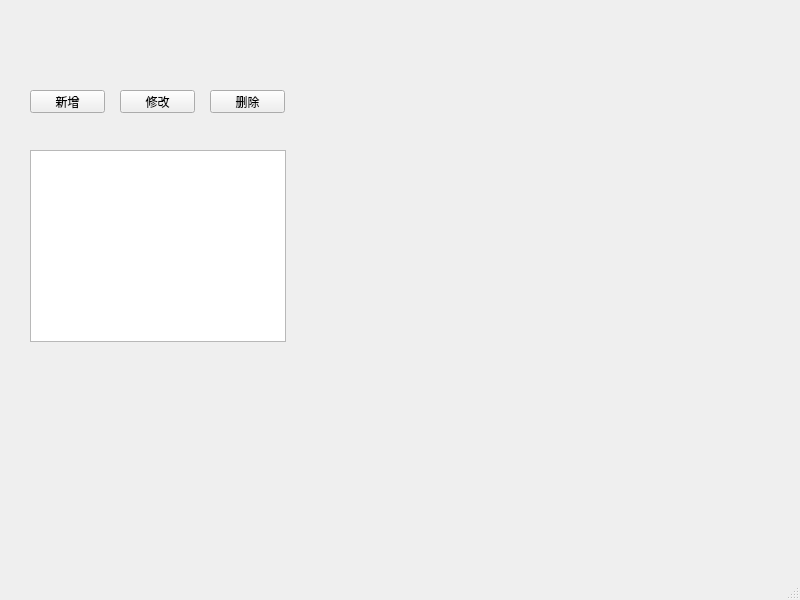
<?xml version="1.0" encoding="UTF-8"?>
<ui version="4.0">
 <class>MainWindow</class>
 <widget class="QMainWindow" name="MainWindow">
  <property name="geometry">
   <rect>
    <x>0</x>
    <y>0</y>
    <width>800</width>
    <height>600</height>
   </rect>
  </property>
  <property name="windowTitle">
   <string>MainWindow</string>
  </property>
  <widget class="QWidget" name="centralwidget">
   <widget class="QPushButton" name="addBtn">
    <property name="geometry">
     <rect>
      <x>30</x>
      <y>90</y>
      <width>75</width>
      <height>23</height>
     </rect>
    </property>
    <property name="toolTip">
     <string>新增一行</string>
    </property>
    <property name="text">
     <string>新增</string>
    </property>
   </widget>
   <widget class="QPushButton" name="updBtn">
    <property name="geometry">
     <rect>
      <x>120</x>
      <y>90</y>
      <width>75</width>
      <height>23</height>
     </rect>
    </property>
    <property name="toolTip">
     <string>修改一行</string>
    </property>
    <property name="text">
     <string>修改</string>
    </property>
   </widget>
   <widget class="QPushButton" name="delBtn">
    <property name="geometry">
     <rect>
      <x>210</x>
      <y>90</y>
      <width>75</width>
      <height>23</height>
     </rect>
    </property>
    <property name="toolTip">
     <string>删除一行或多行</string>
    </property>
    <property name="text">
     <string>删除</string>
    </property>
   </widget>
   <widget class="QTableView" name="tableView">
    <property name="geometry">
     <rect>
      <x>30</x>
      <y>150</y>
      <width>256</width>
      <height>192</height>
     </rect>
    </property>
   </widget>
  </widget>
  <widget class="QMenuBar" name="menubar">
   <property name="geometry">
    <rect>
     <x>0</x>
     <y>0</y>
     <width>800</width>
     <height>23</height>
    </rect>
   </property>
  </widget>
  <widget class="QStatusBar" name="statusbar"/>
 </widget>
 <resources/>
 <connections/>
</ui>
